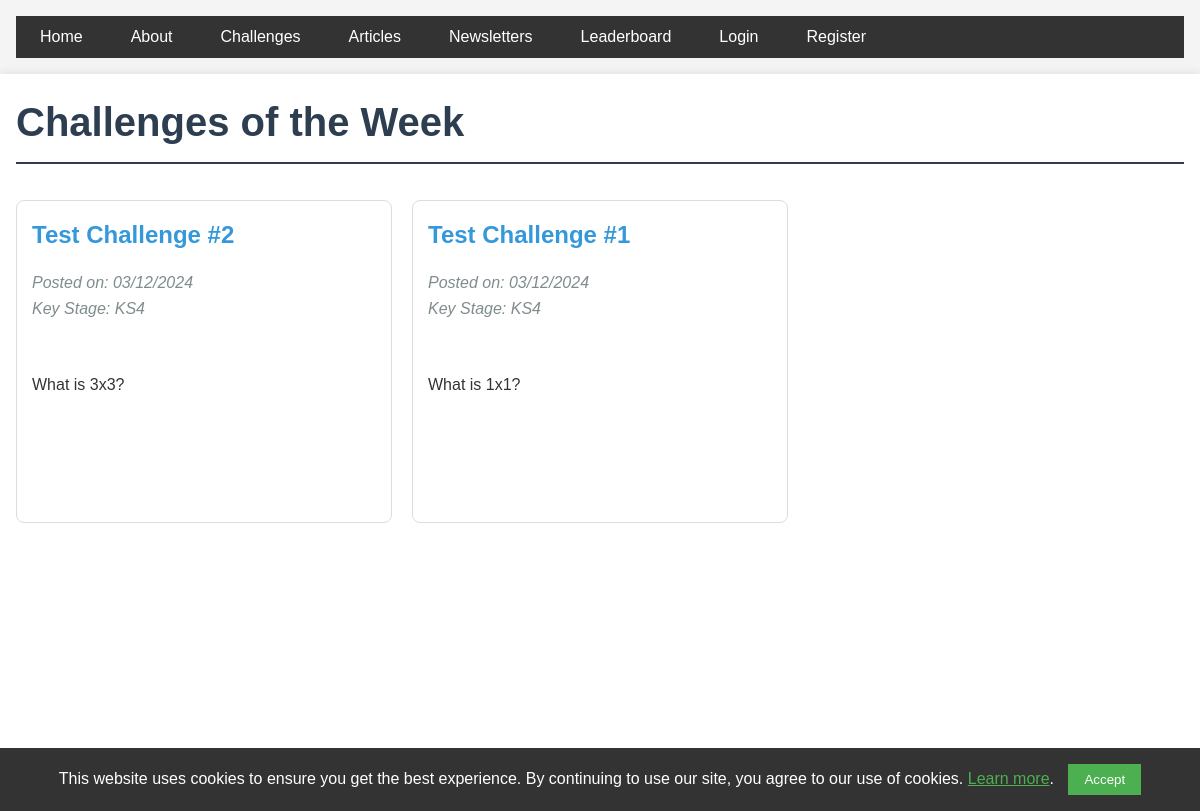
Before: /challenges with the older database file.
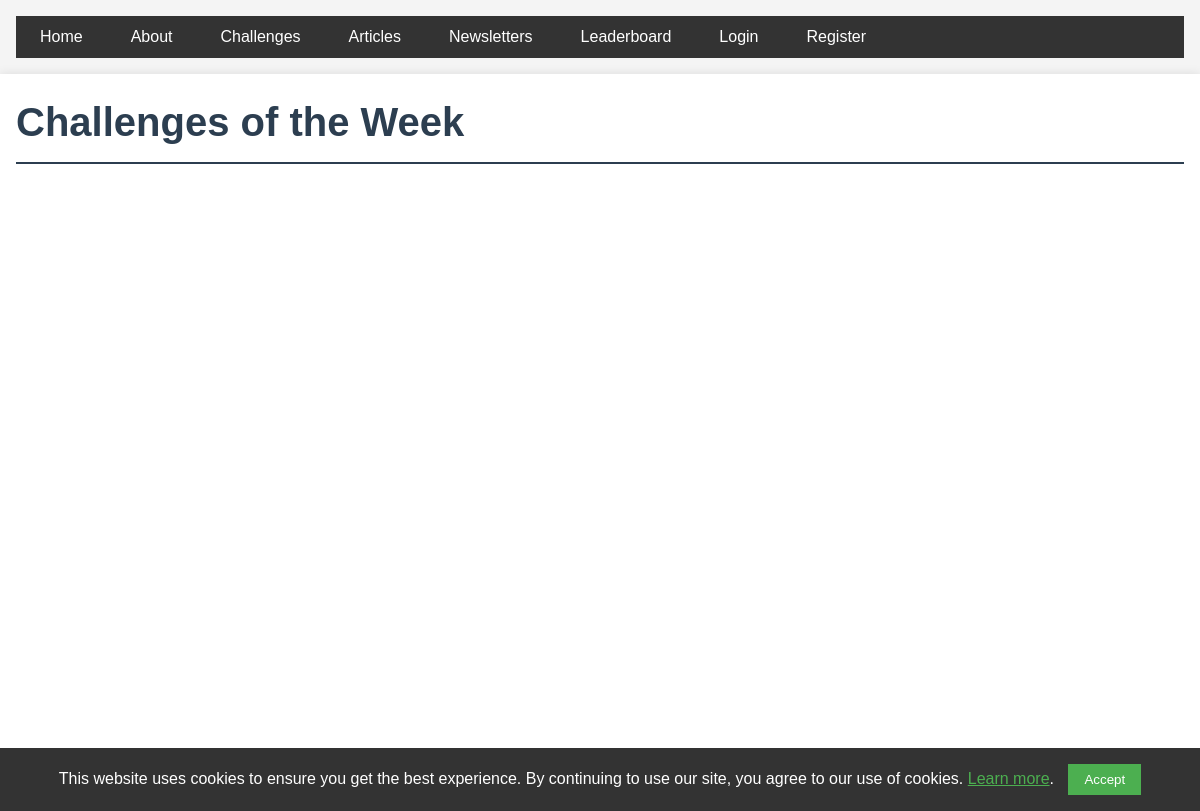
After: the same page with the newer database file.
### app/models.py (models this page shows)
class Challenge(db.Model):
    id = db.Column(db.Integer, primary_key=True, autoincrement=True)
    title = db.Column(db.String(100), nullable=False)
    content = db.Column(db.Text, nullable=False)
    date_posted = db.Column(db.DateTime, nullable=False, default=datetime.utcnow)
    file_url = db.Column(db.String(100))
    key_stage = db.Column(db.String(3), nullable=False)
    answer_boxes = db.relationship('ChallengeAnswerBox', backref='challenge', lazy=True, cascade='all, delete-orphan')
    submissions = db.relationship('AnswerSubmission', backref='challenge', lazy=True)
    first_correct_submission = db.Column(db.DateTime)

### app/main/routes.py (the view)
@bp.route('/challenges')
def challenges():
    page = request.args.get('page', 1, type=int)
    try:
        challenges_pagination = Challenge.query.order_by(
            Challenge.date_posted.desc()
        ).paginate(page=page, per_page=6, error_out=False)
        return render_template('main/challenges.html',
                             challenges=challenges_pagination)
    except SQLAlchemyError as e:
        current_app.logger.error(f"Error loading challenges: {str(e)}")
        flash("Unable to load challenges at this time.", "error")
        return redirect(url_for('main.index'))

### app/templates/main/challenges.html (shortened to what this page needs)
{% extends "base.html" %}
{% block content %}
    <link rel="stylesheet" href="https://cdnjs.cloudflare.com/ajax/libs/mathquill/0.10.1/mathquill.min.css">
    <h1>Challenges of the Week</h1>
    <div class="challenge-grid">
        {% for challenge in challenges.items %}
            <article class="challenge-card">
                <h2><a href="{{ url_for('main.challenge', challenge_id=challenge.id) }}">{{ challenge.title }}</a></h2>
                <p class="meta">Posted on: {{ challenge.date_posted.strftime('%d/%m/%Y') }}</p>
                <p class="meta">Key Stage: {{ challenge.key_stage.upper() }}</p>
                <div class="challenge-content">
                    {{challenge.content | safe | truncate(200)}}
                </div>
            </article>
        {% endfor %}
    </div>
{% endblock %}

Changed rows visible on the page:
removed Challenge: title "Test Challenge #2", date_posted "03/12/2024", key_stage "KS4", content "What is 3x3?"
removed Challenge: title "Test Challenge #1", date_posted "03/12/2024", key_stage "KS4", content "What is 1x1?"
